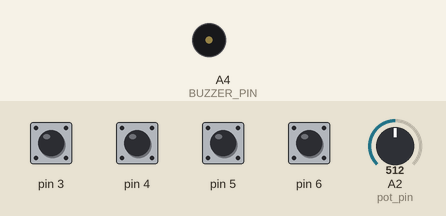
This sketch was run on a simulated Arduino Uno, built with avr-gcc and run on an emulated ATmega328P. Parts: buzzer (waves = sounding). The inputs (shaded band) are chosen by the test bench; at power-on: pin 3–6 HIGH, A2 (pot_pin) = 512. What the sketch prints to the serial monitor is not drawn.

Above: at 1.2 s.
1.3 s: pin 3 pulled LOW for 1 s
At 1.6 s:
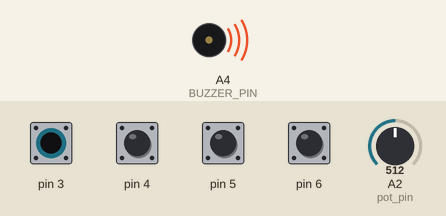
3.8 s: A2 (pot_pin) set to 374
5.3 s: A2 (pot_pin) set to 394
Timing chart, 0 to 8.3 s (numbered marks = the images above; inputs shaded):
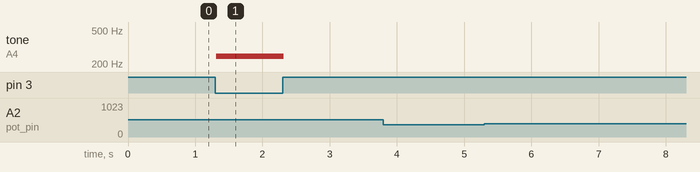

The sketch:

Piano_updated_levels.ino
```cpp
#include <CapacitiveSensor.h>
#include "pitches.h"

#define COMMON_PIN      2    // The common 'send' pin for all keys
#define BUZZER_PIN      A4   // The output pin for the piezo buzzer
#define NUM_OF_SAMPLES  30   // Higher number whens more delay but more consistent readings
#define CAP_THRESHOLD   60  // Capactive reading that triggers a note (adjust to fit your needs)
#define NUM_OF_KEYS     4   // Number of keys that are on the keyboard
#define pot_pin A2
// This macro creates a capacitance "key" sensor object for each key on the piano keyboard:
#define CS(Y) CapacitiveSensor(2, Y)


int notes[]={NOTE_B0,NOTE_C1,NOTE_CS1,NOTE_D1,NOTE_DS1,NOTE_E1,NOTE_F1,NOTE_FS1,NOTE_G1,NOTE_GS1,NOTE_A1,NOTE_AS1};

// Defines the pins that the keys are connected to:
CapacitiveSensor keys[] = {CS(3), CS(4), CS(5), CS(6)};

int powint(int x, int y);
 void Music(int level);

void setup() {
  // Turn off autocalibrate on all channels:
  for(int i=0; i<4; ++i) {
    keys[i].set_CS_AutocaL_Millis(0xFFFFFFFF);
  }
  // Set the buzzer as an output:
  pinMode(BUZZER_PIN, OUTPUT);
  Serial.begin(9600);
  pinMode(pot_pin,INPUT);
}

void loop() {

int pot_level =analogRead(pot_pin);
Serial.println(pot_level);

  if (pot_level >896){
    Music(powint(2,7));
  }
  else if(pot_level>768){
    Music(powint(2,6));
  }

  else if(pot_level>640){
    Music(powint(2,5));
  }

  else if(pot_level>512){
    Music(powint(2,4));
  }

  else if(pot_level>384){
    Music(powint(2,3));
  }

  else if(pot_level>256){
    Music(powint(2,2));
  }

  else if(pot_level>128){
    Music(powint(2,1));
  }

 else{
    Music(powint(2,0));
  }

}


void Music(int level){
    unsigned int keysPlaying = 0;

// Loop through each key:

for (int i = 0; i < NUM_OF_KEYS; ++i) {

// If the capacitance reading is greater than the threshold, play a note:

long c = keys[i].capacitiveSensor(NUM_OF_SAMPLES);

if(c > CAP_THRESHOLD) {

tone(BUZZER_PIN, notes[i]*level); // Plays the note corresponding to the key pressed

keysPlaying++;

}

}

if (keysPlaying == 0) {

noTone(BUZZER_PIN);

}
}


int powint(int x, int y)
{
 int val=x;
 for(int z=0;z<=y;z++)
 {
   if(z==0)
     val=1;
   else
     val=val*x;
 }
 return val;
}
```

pitches.h
```cpp
// This file contains a list of 8 octaves worth of pitches
//  that correspond to notes on the piano.
#define NOTE_B0  31
#define NOTE_C1  33
#define NOTE_CS1 35
#define NOTE_D1  37
#define NOTE_DS1 39
#define NOTE_E1  41
#define NOTE_F1  44
#define NOTE_FS1 46
#define NOTE_G1  49
#define NOTE_GS1 52
#define NOTE_A1  55
#define NOTE_AS1 58
#define NOTE_B1  62
#define NOTE_C2  65
#define NOTE_CS2 69
#define NOTE_D2  73
#define NOTE_DS2 78
#define NOTE_E2  82
#define NOTE_F2  87
#define NOTE_FS2 93
#define NOTE_G2  98
#define NOTE_GS2 104
#define NOTE_A2  110
#define NOTE_AS2 117
#define NOTE_B2  123
#define NOTE_C3  131
#define NOTE_CS3 139
#define NOTE_D3  147
#define NOTE_DS3 156
#define NOTE_E3  165
#define NOTE_F3  175
#define NOTE_FS3 185
#define NOTE_G3  196
#define NOTE_GS3 208
#define NOTE_A3  220
#define NOTE_AS3 233
#define NOTE_B3  247
#define NOTE_C4  262
#define NOTE_CS4 277
#define NOTE_D4  294
#define NOTE_DS4 311
#define NOTE_E4  330
#define NOTE_F4  349
#define NOTE_FS4 370
#define NOTE_G4  392
#define NOTE_GS4 415
#define NOTE_A4  440
#define NOTE_AS4 466
#define NOTE_B4  494
#define NOTE_C5  523
#define NOTE_CS5 554
#define NOTE_D5  587
#define NOTE_DS5 622
#define NOTE_E5  659
#define NOTE_F5  698
#define NOTE_FS5 740
#define NOTE_G5  784
#define NOTE_GS5 831
#define NOTE_A5  880
#define NOTE_AS5 932
#define NOTE_B5  988
#define NOTE_C6  1047
#define NOTE_CS6 1109
#define NOTE_D6  1175
#define NOTE_DS6 1245
#define NOTE_E6  1319
#define NOTE_F6  1397
#define NOTE_FS6 1480
#define NOTE_G6  1568
#define NOTE_GS6 1661
#define NOTE_A6  1760
#define NOTE_AS6 1865
#define NOTE_B6  1976
#define NOTE_C7  2093
#define NOTE_CS7 2217
#define NOTE_D7  2349
#define NOTE_DS7 2489
#define NOTE_E7  2637
#define NOTE_F7  2794
#define NOTE_FS7 2960
#define NOTE_G7  3136
#define NOTE_GS7 3322
#define NOTE_A7  3520
#define NOTE_AS7 3729
#define NOTE_B7  3951
#define NOTE_C8  4186
#define NOTE_CS8 4435
#define NOTE_D8  4699
#define NOTE_DS8 4978
```

Measured:
- after the input at 1.3 s, tone on A4 (BUZZER_PIN): silent → 248 Hz at once, → silent 1.0 s later
- after the input at 3.8 s, every drawn part: stays the same
- after the input at 5.3 s, every drawn part: stays the same
